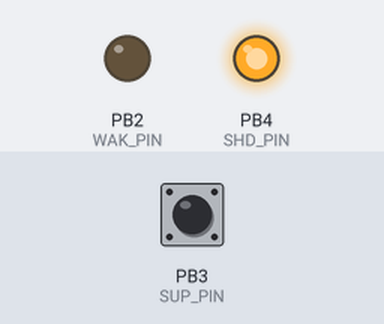
A sketch run on a simulated ATtiny85, built with avr-gcc and run on an emulated ATtiny85. Shown: output pins drawn as LEDs (lit = HIGH). Inputs (shaded band) come from the test bench; at power-on: PB3 (SUP_PIN) LOW. Sleep ends after the set time or at an interrupt.

Above: at 0.1 s.
At 50.0 s:
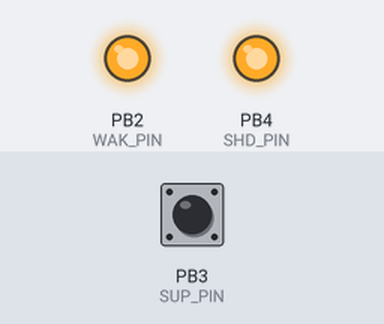
Timing chart, 0 to 51.5 s (numbered marks = the images above):
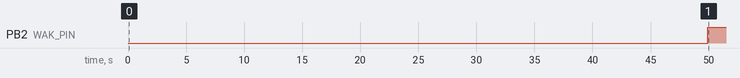

Measured:
- by itself, PB2 (WAK_PIN): LOW → HIGH at 49.9 s

The sketch:

supervisor-WWII6-DEBUG.ino
```cpp
// Wilderness Wireless Supervisor
// Brett Ian Balogh
// September 2017
// Radical Networks 2017
//
// Manages the raspberry pi state depending on battery charge
//
// TO DO
//
//
// ATTINY RESET SWITCH?
// MAIN POWER SWITCH?

#include <Button.h>
#include <SoftwareSerial.h>
#include <avr/sleep.h>    // Sleep Modes
#include <avr/power.h>    // Power management
#include <avr/wdt.h>      // Watchdog timer

#define VOK_PIN       0 //--> putting a button here instead
#define VLO_PIN       1 //--> this will now be the only status LED
#define WAK_PIN       2
#define SUP_PIN       3
#define SHD_PIN       4


#define DEBUG

int f_wdt = 0;
long batteryVoltage = 0;
long readings[10];
long averageVoltage = 0;
boolean serverUp = false;
boolean systemState = 0; // 0 = off, 1 = on
int chargeStatus = 0; // above ON_THRESH = 2, btw ON_ and OFF_THRESH = 1, below OFF_THRESH = 0
int upCounter = 0;
int upCounterThresh = 10;
boolean readDone = 0;
boolean cmdInProgress = 0;

//char cmd[4];
String cmd;
int cmdInt = 0;
int cmdType = 0; // 1 = OFF_THRESH, 2 = ON_THRESH
int ON_THRESH = 4200;
int OFF_THRESH = 3700;

SoftwareSerial mySerial(VOK_PIN, VLO_PIN);

void setup() {

  #ifndef DEBUG
  pinMode(VOK_PIN, OUTPUT);
  digitalWrite(VOK_PIN, LOW);

  pinMode(VLO_PIN, OUTPUT);
  digitalWrite(VLO_PIN, LOW);
  #endif

  pinMode(SUP_PIN, INPUT);

  pinMode(WAK_PIN, OUTPUT);
  digitalWrite(WAK_PIN, LOW);

  pinMode(SHD_PIN, OUTPUT);
  digitalWrite(SHD_PIN, HIGH);

  for(int i = 0; i < 10; i++){
    readings[i] = 0;
  }

  // SET UP ADC TO USE INTERNAL REFERENCE

  #if defined(__AVR_ATmega32U4__) || defined(__AVR_ATmega1280__) || defined(__AVR_ATmega2560__)
  ADMUX = _BV(REFS0) | _BV(MUX4) | _BV(MUX3) | _BV(MUX2) | _BV(MUX1);
  #elif defined (__AVR_ATtiny24__) || defined(__AVR_ATtiny44__) || defined(__AVR_ATtiny84__)
  ADMUX = _BV(MUX5) | _BV(MUX0);
  #elif defined (__AVR_ATtiny25__) || defined(__AVR_ATtiny45__) || defined(__AVR_ATtiny85__)
  ADMUX = _BV(MUX3) | _BV(MUX2);
  #else
  ADMUX = _BV(REFS0) | _BV(MUX3) | _BV(MUX2) | _BV(MUX1);
  #endif

  #ifdef DEBUG
  mySerial.begin(9600);
  #endif

  enterSleep();
}

//////////////// MAIN LOOP

void loop() {

  // RESET WATCHDOG TIMER
  wdt_reset();

  // SERIAL INPUT PROCESSING

  while(mySerial.available()){

    delay(3);

    if(mySerial.available() > 0){

        // READ A CHARACTER
        char inChar = mySerial.read();

        // IS THE CHARACTER THE BEGINNING OF A COMMAND?
        if(inChar == '$'){
          // SET IN PROGRESS FLAG
          cmdInProgress = true;
        }

        // IS THE COMMAND TO SET ON_THRESH?
        if(inChar == '>'){
          // COMMAND IS SET ON_THRESH
          cmdType = 2;
        }

        // IS THE COMMANC TO SET OFF_THRESH
        if(inChar == '<'){
          // COMMAND IS SET OFF THRESH
          cmdType = 1;
        }

        // IS THE CHARACTER A TERMINATION CHAR?
        if(inChar == '\n' || inChar == 'r'){
          // COMMAND IS NO LONGER IN PROGRESS
          cmdInProgress = false;
          // IS THE COMMAND LONGER THAN 0 CHARS?
          if(cmd.length() > 0){
            // CAST STRING TO INT
            cmdInt = cmd.toInt();
              // IF COMMAND IS TO SET OFF_THRESH
              if(cmdType == 1){
                // SET OFF_THRESH TO COMMAND INT
                OFF_THRESH = cmdInt;
              }
              // IF COMMAND IS TO SET ON_THRESH
              if(cmdType == 2){
                // SET ON_THRESH TO COMMAND INT
                ON_THRESH = cmdInt;
              }
          }
          // CLEAR COMMAND TYPE FLAG
          cmdType = 0;
          // CLEAR COMMAND STRING
          cmd = "";
        }

        // IS THERE A COMMAND IN PROCESS AND IS THE CHARACTER NUMERIC
        if(cmdInProgress && inChar >= 48 && inChar <= 57){
          // THROW ANOTHER CHAR ON THE HEAP
          cmd += inChar;
        }

    }

  }


  //DEBUG MSG
  #ifdef DEBUG
  mySerial.println(F("I'm waking up..."));
  mySerial.print(F("I've woken "));
  mySerial.print(upCounter);
  mySerial.println(F(" times."));
  mySerial.print(F("The current time is: "));
  mySerial.println(millis());
  mySerial.print(F("ON threshold set at: "));
  mySerial.println(ON_THRESH);
  mySerial.print(F("OFF threshold set at: "));
  mySerial.println(OFF_THRESH);
  #endif

  // CHECK BATTERY VOLTAGE
  batteryVoltage = readVcc();

  //DEBUG MSG
  #ifdef DEBUG
  mySerial.print(F("Current battery voltage is: "));
  mySerial.println(batteryVoltage);
  #endif

  // MOVE ARRAY
  for(int i = 9; i > 0; i--){
    readings[i] = readings[i-1];
  }

  // PUT VOLTAGE IN ARRAY
  readings[0] = batteryVoltage;

  //DEBUG MSG
  #ifdef DEBUG
  mySerial.print(F("Array contents: "));
  for(int i = 0; i < 10; i++){
    mySerial.print(readings[i]);
    mySerial.print(F(" "));
  }
  mySerial.println(F(""));
  #endif

  // CALCULATE AVERAGE VOLTAGE
  long sum = 0;
  for(int i = 0; i < 10; i++){
    sum += readings[i];
  }
  averageVoltage = sum/10;

  //DEBUG MSG
  #ifdef DEBUG
  mySerial.print(F("Average voltage is: "));
  mySerial.println(averageVoltage);
  #endif

  // DETERMINE CHARGE STATE
  chargeStatus = getChargeStatus(averageVoltage);

  //DEBUG MSG
  #ifdef DEBUG
  mySerial.print(F("Charge state is: "));
  mySerial.println(chargeStatus);
  #endif

  #ifndef DEBUG
  // WRITE TO STATUS LEDS
  indicateStatus(chargeStatus);
  #endif

  // CHECK TO SEE IF RPI IS UP
  serverUp = digitalRead(SUP_PIN);
  #ifdef DEBUG
  mySerial.print(F("System UP pin state is: "));
  mySerial.println(serverUp);
  #endif

  // DECISIONS ABOUT STATE

  // IF VOLTAGE IS LOW, START SHUTDOWN PROCEDURE
  if (chargeStatus < 1 && upCounter > upCounterThresh) {

    //IF RPI is UP, SHUTDOWN
    #ifdef DEBUG
    mySerial.println(F("Going to signal RPI to shutdown NOW..."));
    #endif
    //if(serverUp == true){
        digitalWrite(SHD_PIN, LOW);
        delay(7000);
    //}

    // IF RPI is DOWN, REMOVE POWER
    #ifdef DEBUG
    mySerial.println(F("Removing power to RPI NOW..."));
    #endif
    //if(serverUp == false){
        digitalWrite(WAK_PIN, LOW);
    //}

  }

  // IF BATTERY VOLTAGE IS GOOD, START STARTUP PROCEDURE
  if(chargeStatus == 2 && upCounter > upCounterThresh){

    // IS THE RPI DOWN?

    //if(serverUp = false){

      // BRING THE SHUTDOWN LINE HIGH
      #ifdef DEBUG
      mySerial.println(F("Setting the shutdown line HIGH..."));
      #endif
      digitalWrite(SHD_PIN, HIGH);

      // APPLY POWER TO RPI
      #ifdef DEBUG
      mySerial.println(F("Applying power to RPI NOW..."));
      #endif
      digitalWrite(WAK_PIN, HIGH);
    //}
  }

  // CATCH STRANGE BEHAVIOR

  if(chargeStatus == 0 && serverUp == true){
    // to do
  }

  //DEBUG MSG
  #ifdef DEBUG
  mySerial.println(F("I'm going to sleep..."));
  mySerial.println(F("****************"));
  #endif

  // GO TO SLEEP FOR A BIT TO SAVE POWER


  delay(100);

  #ifndef DEBUG
  lightsOff();
  #endif

  enterSleep();

}

//////////////// END MAIN LOOP

// ENTER SLEEP

void enterSleep(void) {
  noInterrupts ();       // timed sequence coming up
  // pat the dog
  wdt_reset();
  // clear various "reset" flags
  MCUSR = 0;
  // allow changes, disable reset, clear existing interrupt
  WDTCR = bit (WDCE) | bit (WDE) | bit (WDIF);
  // set interrupt mode and an interval (WDE must be changed from 1 to 0 here)
  //WDTCR = bit (WDIE) | bit (WDP3) | bit (WDP0);    // set WDIE, and 8 seconds delay
  WDTCR = bit (WDIE) | bit (WDP3);    // set WDIE, and 4 seconds delay
  //WDTCR = bit (WDIE) | bit (WDP2) | bit (WDP1) | bit(WDP0);    // set WDIE, and 2 seconds delay
  set_sleep_mode(SLEEP_MODE_PWR_DOWN);
  sleep_enable ();       // ready to sleep
  interrupts ();         // interrupts are required now
  sleep_mode ();          // sleep
  sleep_disable ();      // precaution
}

// WATCHDOG INTERRUPT

ISR(WDT_vect) {
  upCounter++;
}

// GET CHARGE STATUS

int getChargeStatus(long v){

  int state = 0;

  if (v <= OFF_THRESH ) {
    state = 0;
  }

  if(v > OFF_THRESH && v < ON_THRESH){
    state = 1;
  }

  if(v >= ON_THRESH){
    state = 2;
  }
  return state;
}

// INDICATE STATUS ON STATUS LEDS

void indicateStatus(int s) {

  // Message Voltage >= THRESH

  if(s == 2){
      digitalWrite(VOK_PIN, HIGH);
      digitalWrite(VLO_PIN, LOW);
  }

  // Message Voltage between ON_ and OFF_ THRESH

  if(s == 1){
    digitalWrite(VOK_PIN, HIGH);
    digitalWrite(VLO_PIN, HIGH);
  }

  // Message Voltage <= THRESH

  if(s == 0){
      digitalWrite(VLO_PIN, HIGH);
      digitalWrite(VOK_PIN, LOW);
  }

}

// TURN LEDS OFF

void lightsOff(){
  digitalWrite(VLO_PIN, LOW);
  digitalWrite(VOK_PIN, LOW);
}

// MEASURE VOLTAGE

long readVcc() {
  // Read 1.1V reference against AVcc
  // set the reference to Vcc and the measurement to the internal 1.1V reference


  delay(2); // Wait for Vref to settle
  ADCSRA |= _BV(ADSC); // Start conversion
  while (bit_is_set(ADCSRA, ADSC)); // measuring

  uint8_t low  = ADCL; // must read ADCL first - it then locks ADCH
  uint8_t high = ADCH; // unlocks both

  long result = (high << 8) | low;

  result = 1125300L / result; // Calculate Vcc (in mV); 1125300 = 1.1*1023*1000
  return result; // Vcc in millivolts
}
```
